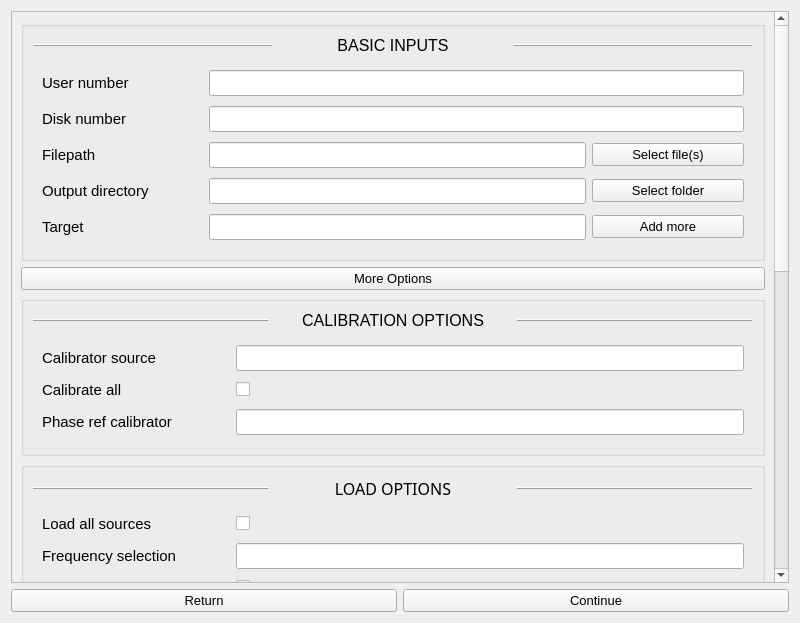
<?xml version="1.0" encoding="UTF-8"?>
<ui version="4.0">
 <class>manual_window</class>
 <widget class="QWidget" name="manual_window">
  <property name="geometry">
   <rect>
    <x>0</x>
    <y>0</y>
    <width>800</width>
    <height>623</height>
   </rect>
  </property>
  <property name="minimumSize">
   <size>
    <width>800</width>
    <height>500</height>
   </size>
  </property>
  <property name="windowTitle">
   <string>VIPCALs</string>
  </property>
  <layout class="QGridLayout" name="gridLayout">
   <item row="3" column="2">
    <widget class="QPushButton" name="continue_button">
     <property name="font">
      <font>
       <pointsize>10</pointsize>
      </font>
     </property>
     <property name="text">
      <string>Continue</string>
     </property>
    </widget>
   </item>
   <item row="3" column="1">
    <widget class="QPushButton" name="return_button">
     <property name="font">
      <font>
       <pointsize>10</pointsize>
      </font>
     </property>
     <property name="text">
      <string>Return</string>
     </property>
    </widget>
   </item>
   <item row="2" column="1" colspan="2">
    <widget class="QScrollArea" name="scrollArea">
     <property name="sizePolicy">
      <sizepolicy hsizetype="Expanding" vsizetype="Minimum">
       <horstretch>0</horstretch>
       <verstretch>0</verstretch>
      </sizepolicy>
     </property>
     <property name="widgetResizable">
      <bool>true</bool>
     </property>
     <widget class="QWidget" name="scrollAreaWidgetContents">
      <property name="geometry">
       <rect>
        <x>0</x>
        <y>0</y>
        <width>766</width>
        <height>1233</height>
       </rect>
      </property>
      <layout class="QVBoxLayout" name="verticalLayout_8">
       <item>
        <widget class="QGroupBox" name="basicgroup">
         <property name="sizePolicy">
          <sizepolicy hsizetype="Preferred" vsizetype="Fixed">
           <horstretch>0</horstretch>
           <verstretch>0</verstretch>
          </sizepolicy>
         </property>
         <property name="font">
          <font>
           <pointsize>11</pointsize>
           <bold>false</bold>
          </font>
         </property>
         <property name="title">
          <string/>
         </property>
         <property name="alignment">
          <set>Qt::AlignCenter</set>
         </property>
         <layout class="QVBoxLayout" name="verticalLayout">
          <property name="sizeConstraint">
           <enum>QLayout::SetNoConstraint</enum>
          </property>
          <item>
           <widget class="QWidget" name="basic_top" native="true">
            <property name="sizePolicy">
             <sizepolicy hsizetype="Preferred" vsizetype="Fixed">
              <horstretch>0</horstretch>
              <verstretch>0</verstretch>
             </sizepolicy>
            </property>
            <property name="minimumSize">
             <size>
              <width>0</width>
              <height>0</height>
             </size>
            </property>
            <layout class="QHBoxLayout" name="horizontalLayout">
             <property name="spacing">
              <number>0</number>
             </property>
             <property name="leftMargin">
              <number>0</number>
             </property>
             <property name="topMargin">
              <number>0</number>
             </property>
             <property name="rightMargin">
              <number>0</number>
             </property>
             <property name="bottomMargin">
              <number>0</number>
             </property>
             <item>
              <widget class="QFrame" name="basic_line_L">
               <property name="frameShape">
                <enum>QFrame::HLine</enum>
               </property>
               <property name="frameShadow">
                <enum>QFrame::Raised</enum>
               </property>
              </widget>
             </item>
             <item>
              <widget class="QLabel" name="basic_label">
               <property name="font">
                <font>
                 <pointsize>12</pointsize>
                 <bold>false</bold>
                </font>
               </property>
               <property name="text">
                <string>BASIC INPUTS</string>
               </property>
               <property name="alignment">
                <set>Qt::AlignCenter</set>
               </property>
              </widget>
             </item>
             <item>
              <widget class="QFrame" name="basic_line_R">
               <property name="frameShape">
                <enum>QFrame::HLine</enum>
               </property>
               <property name="frameShadow">
                <enum>QFrame::Raised</enum>
               </property>
              </widget>
             </item>
            </layout>
           </widget>
          </item>
          <item>
           <widget class="QWidget" name="basic_bottom" native="true">
            <property name="sizePolicy">
             <sizepolicy hsizetype="Preferred" vsizetype="Fixed">
              <horstretch>0</horstretch>
              <verstretch>0</verstretch>
             </sizepolicy>
            </property>
            <layout class="QGridLayout" name="gridLayout_3" columnstretch="3,7,1">
             <property name="verticalSpacing">
              <number>10</number>
             </property>
             <item row="5" column="1">
              <widget class="QLineEdit" name="output_line"/>
             </item>
             <item row="2" column="1" colspan="2">
              <widget class="QLineEdit" name="disk_line"/>
             </item>
             <item row="3" column="1">
              <widget class="QLineEdit" name="filepath_line"/>
             </item>
             <item row="2" column="0">
              <widget class="QLabel" name="disk_lbl">
               <property name="font">
                <font>
                 <pointsize>11</pointsize>
                 <bold>false</bold>
                </font>
               </property>
               <property name="text">
                <string>Disk number</string>
               </property>
              </widget>
             </item>
             <item row="3" column="2">
              <widget class="QPushButton" name="selectfile_btn">
               <property name="enabled">
                <bool>true</bool>
               </property>
               <property name="sizePolicy">
                <sizepolicy hsizetype="Expanding" vsizetype="Fixed">
                 <horstretch>0</horstretch>
                 <verstretch>0</verstretch>
                </sizepolicy>
               </property>
               <property name="maximumSize">
                <size>
                 <width>16777215</width>
                 <height>16777215</height>
                </size>
               </property>
               <property name="sizeIncrement">
                <size>
                 <width>0</width>
                 <height>0</height>
                </size>
               </property>
               <property name="font">
                <font>
                 <pointsize>10</pointsize>
                 <bold>false</bold>
                </font>
               </property>
               <property name="text">
                <string>          Select file(s)          </string>
               </property>
               <property name="iconSize">
                <size>
                 <width>16</width>
                 <height>16</height>
                </size>
               </property>
              </widget>
             </item>
             <item row="5" column="2">
              <widget class="QPushButton" name="selectdir_btn">
               <property name="sizePolicy">
                <sizepolicy hsizetype="Expanding" vsizetype="Fixed">
                 <horstretch>0</horstretch>
                 <verstretch>0</verstretch>
                </sizepolicy>
               </property>
               <property name="font">
                <font>
                 <pointsize>10</pointsize>
                 <bold>false</bold>
                </font>
               </property>
               <property name="text">
                <string>Select folder</string>
               </property>
              </widget>
             </item>
             <item row="0" column="1" colspan="2">
              <widget class="QLineEdit" name="userno_line"/>
             </item>
             <item row="3" column="0">
              <widget class="QLabel" name="filepath_lbl">
               <property name="font">
                <font>
                 <pointsize>11</pointsize>
                 <bold>false</bold>
                </font>
               </property>
               <property name="text">
                <string>Filepath</string>
               </property>
              </widget>
             </item>
             <item row="0" column="0">
              <widget class="QLabel" name="userno_lbl">
               <property name="font">
                <font>
                 <pointsize>11</pointsize>
                 <bold>false</bold>
                </font>
               </property>
               <property name="text">
                <string>User number</string>
               </property>
              </widget>
             </item>
             <item row="5" column="0">
              <widget class="QLabel" name="output_lbl">
               <property name="font">
                <font>
                 <pointsize>11</pointsize>
                 <bold>false</bold>
                </font>
               </property>
               <property name="text">
                <string>Output directory</string>
               </property>
              </widget>
             </item>
             <item row="6" column="0">
              <widget class="QLabel" name="target_lbl">
               <property name="font">
                <font>
                 <pointsize>11</pointsize>
                 <bold>false</bold>
                </font>
               </property>
               <property name="text">
                <string>Target</string>
               </property>
              </widget>
             </item>
             <item row="6" column="1">
              <widget class="QLineEdit" name="target_line"/>
             </item>
             <item row="6" column="2">
              <widget class="QPushButton" name="addmore_btn">
               <property name="font">
                <font>
                 <pointsize>10</pointsize>
                 <bold>false</bold>
                </font>
               </property>
               <property name="text">
                <string>Add more</string>
               </property>
              </widget>
             </item>
            </layout>
           </widget>
          </item>
         </layout>
        </widget>
       </item>
       <item>
        <widget class="QPushButton" name="more_options_btn">
         <property name="font">
          <font>
           <pointsize>10</pointsize>
          </font>
         </property>
         <property name="text">
          <string>More Options</string>
         </property>
        </widget>
       </item>
       <item>
        <spacer name="verticalSpacer">
         <property name="orientation">
          <enum>Qt::Vertical</enum>
         </property>
         <property name="sizeHint" stdset="0">
          <size>
           <width>20</width>
           <height>40</height>
          </size>
         </property>
        </spacer>
       </item>
       <item>
        <widget class="QGroupBox" name="calibbox">
         <property name="font">
          <font>
           <pointsize>11</pointsize>
           <bold>false</bold>
          </font>
         </property>
         <property name="title">
          <string/>
         </property>
         <property name="alignment">
          <set>Qt::AlignCenter</set>
         </property>
         <layout class="QVBoxLayout" name="verticalLayout_2">
          <item>
           <widget class="QWidget" name="calib_top" native="true">
            <layout class="QHBoxLayout" name="horizontalLayout_2">
             <property name="leftMargin">
              <number>0</number>
             </property>
             <property name="topMargin">
              <number>0</number>
             </property>
             <property name="rightMargin">
              <number>0</number>
             </property>
             <property name="bottomMargin">
              <number>0</number>
             </property>
             <item>
              <widget class="QFrame" name="calib_line_L">
               <property name="frameShape">
                <enum>QFrame::HLine</enum>
               </property>
               <property name="frameShadow">
                <enum>QFrame::Raised</enum>
               </property>
              </widget>
             </item>
             <item>
              <widget class="QLabel" name="calib_label">
               <property name="font">
                <font>
                 <pointsize>12</pointsize>
                 <bold>false</bold>
                </font>
               </property>
               <property name="text">
                <string>CALIBRATION OPTIONS</string>
               </property>
               <property name="alignment">
                <set>Qt::AlignCenter</set>
               </property>
              </widget>
             </item>
             <item>
              <widget class="QFrame" name="calib_line_R">
               <property name="frameShape">
                <enum>QFrame::HLine</enum>
               </property>
               <property name="frameShadow">
                <enum>QFrame::Raised</enum>
               </property>
              </widget>
             </item>
            </layout>
           </widget>
          </item>
          <item>
           <widget class="QWidget" name="calib_bottom" native="true">
            <layout class="QGridLayout" name="gridLayout_4" columnstretch="3,8,0">
             <property name="verticalSpacing">
              <number>10</number>
             </property>
             <item row="1" column="1">
              <widget class="QCheckBox" name="caliball_chck">
               <property name="text">
                <string/>
               </property>
              </widget>
             </item>
             <item row="1" column="0">
              <widget class="QLabel" name="caliball_lbl">
               <property name="font">
                <font>
                 <pointsize>11</pointsize>
                 <bold>false</bold>
                </font>
               </property>
               <property name="text">
                <string>Calibrate all</string>
               </property>
              </widget>
             </item>
             <item row="0" column="0">
              <widget class="QLabel" name="calsour_lbl">
               <property name="font">
                <font>
                 <pointsize>11</pointsize>
                 <bold>false</bold>
                </font>
               </property>
               <property name="text">
                <string>Calibrator source</string>
               </property>
              </widget>
             </item>
             <item row="2" column="0">
              <widget class="QLabel" name="phasref_lbl">
               <property name="font">
                <font>
                 <pointsize>11</pointsize>
                 <bold>false</bold>
                </font>
               </property>
               <property name="text">
                <string>Phase ref calibrator</string>
               </property>
              </widget>
             </item>
             <item row="0" column="1" colspan="2">
              <widget class="QLineEdit" name="calsour_line"/>
             </item>
             <item row="2" column="1" colspan="2">
              <widget class="QLineEdit" name="phasref_line"/>
             </item>
            </layout>
           </widget>
          </item>
         </layout>
        </widget>
       </item>
       <item>
        <widget class="QGroupBox" name="loadbox">
         <property name="font">
          <font>
           <pointsize>11</pointsize>
           <bold>false</bold>
          </font>
         </property>
         <property name="title">
          <string/>
         </property>
         <property name="alignment">
          <set>Qt::AlignCenter</set>
         </property>
         <layout class="QVBoxLayout" name="verticalLayout_3">
          <item>
           <widget class="QWidget" name="load_top" native="true">
            <layout class="QHBoxLayout" name="horizontalLayout_3">
             <property name="leftMargin">
              <number>0</number>
             </property>
             <property name="topMargin">
              <number>0</number>
             </property>
             <property name="rightMargin">
              <number>0</number>
             </property>
             <property name="bottomMargin">
              <number>0</number>
             </property>
             <item>
              <widget class="QFrame" name="load_line_L">
               <property name="frameShape">
                <enum>QFrame::HLine</enum>
               </property>
               <property name="frameShadow">
                <enum>QFrame::Raised</enum>
               </property>
              </widget>
             </item>
             <item>
              <widget class="QLabel" name="load_label">
               <property name="font">
                <font>
                 <family>Sans Serif</family>
                 <pointsize>12</pointsize>
                 <bold>false</bold>
                </font>
               </property>
               <property name="text">
                <string>LOAD OPTIONS</string>
               </property>
               <property name="alignment">
                <set>Qt::AlignCenter</set>
               </property>
              </widget>
             </item>
             <item>
              <widget class="QFrame" name="load_line_R">
               <property name="frameShape">
                <enum>QFrame::HLine</enum>
               </property>
               <property name="frameShadow">
                <enum>QFrame::Raised</enum>
               </property>
              </widget>
             </item>
            </layout>
           </widget>
          </item>
          <item>
           <widget class="QWidget" name="load_bottom" native="true">
            <layout class="QGridLayout" name="gridLayout_5" columnstretch="3,8,0">
             <property name="verticalSpacing">
              <number>10</number>
             </property>
             <item row="1" column="0">
              <widget class="QLabel" name="freqsel_lbl">
               <property name="sizePolicy">
                <sizepolicy hsizetype="Preferred" vsizetype="Preferred">
                 <horstretch>0</horstretch>
                 <verstretch>0</verstretch>
                </sizepolicy>
               </property>
               <property name="font">
                <font>
                 <pointsize>11</pointsize>
                 <bold>false</bold>
                </font>
               </property>
               <property name="text">
                <string>Frequency selection</string>
               </property>
              </widget>
             </item>
             <item row="0" column="0">
              <widget class="QLabel" name="loadall_lbl">
               <property name="font">
                <font>
                 <pointsize>11</pointsize>
                 <bold>false</bold>
                </font>
               </property>
               <property name="text">
                <string>Load all sources</string>
               </property>
              </widget>
             </item>
             <item row="2" column="1">
              <widget class="QCheckBox" name="subarray_chck">
               <property name="font">
                <font>
                 <pointsize>10</pointsize>
                 <bold>false</bold>
                </font>
               </property>
               <property name="text">
                <string/>
               </property>
              </widget>
             </item>
             <item row="2" column="0">
              <widget class="QLabel" name="subarray_lbl">
               <property name="font">
                <font>
                 <pointsize>11</pointsize>
                 <bold>false</bold>
                </font>
               </property>
               <property name="text">
                <string>Look for subarray</string>
               </property>
              </widget>
             </item>
             <item row="3" column="0">
              <widget class="QLabel" name="shift_lbl">
               <property name="font">
                <font>
                 <pointsize>11</pointsize>
                 <bold>false</bold>
                </font>
               </property>
               <property name="text">
                <string>Phase center shift</string>
               </property>
              </widget>
             </item>
             <item row="0" column="1" colspan="2">
              <widget class="QCheckBox" name="loadall_chck">
               <property name="text">
                <string/>
               </property>
              </widget>
             </item>
             <item row="1" column="1" colspan="2">
              <widget class="QLineEdit" name="freqsel_line"/>
             </item>
             <item row="3" column="1" colspan="2">
              <widget class="QLineEdit" name="shift_line"/>
             </item>
            </layout>
           </widget>
          </item>
         </layout>
        </widget>
       </item>
       <item>
        <widget class="QGroupBox" name="refantbox">
         <property name="font">
          <font>
           <pointsize>11</pointsize>
           <bold>false</bold>
          </font>
         </property>
         <property name="title">
          <string/>
         </property>
         <property name="alignment">
          <set>Qt::AlignCenter</set>
         </property>
         <layout class="QVBoxLayout" name="verticalLayout_4">
          <item>
           <widget class="QWidget" name="refant_top" native="true">
            <layout class="QHBoxLayout" name="horizontalLayout_4">
             <property name="leftMargin">
              <number>0</number>
             </property>
             <property name="topMargin">
              <number>0</number>
             </property>
             <property name="rightMargin">
              <number>0</number>
             </property>
             <property name="bottomMargin">
              <number>0</number>
             </property>
             <item>
              <widget class="QFrame" name="refant_line_L">
               <property name="font">
                <font>
                 <pointsize>10</pointsize>
                 <bold>false</bold>
                </font>
               </property>
               <property name="frameShape">
                <enum>QFrame::HLine</enum>
               </property>
               <property name="frameShadow">
                <enum>QFrame::Raised</enum>
               </property>
              </widget>
             </item>
             <item>
              <widget class="QLabel" name="refant_label">
               <property name="font">
                <font>
                 <pointsize>12</pointsize>
                 <bold>false</bold>
                </font>
               </property>
               <property name="text">
                <string>REFERENCE ANTENNA OPTIONS</string>
               </property>
               <property name="alignment">
                <set>Qt::AlignCenter</set>
               </property>
              </widget>
             </item>
             <item>
              <widget class="QFrame" name="refant_line_R">
               <property name="frameShape">
                <enum>QFrame::HLine</enum>
               </property>
               <property name="frameShadow">
                <enum>QFrame::Raised</enum>
               </property>
              </widget>
             </item>
            </layout>
           </widget>
          </item>
          <item>
           <widget class="QWidget" name="refant_bottom" native="true">
            <layout class="QGridLayout" name="gridLayout_6" rowstretch="1,1,1,1" columnstretch="3,8,0">
             <property name="verticalSpacing">
              <number>10</number>
             </property>
             <item row="2" column="0">
              <widget class="QLabel" name="centrant_lbl">
               <property name="font">
                <font>
                 <pointsize>11</pointsize>
                 <bold>false</bold>
                </font>
               </property>
               <property name="text">
                <string>Search central antennas</string>
               </property>
              </widget>
             </item>
             <item row="2" column="1">
              <widget class="QCheckBox" name="centrant_chck">
               <property name="text">
                <string/>
               </property>
              </widget>
             </item>
             <item row="0" column="0">
              <widget class="QLabel" name="refant_lbl">
               <property name="font">
                <font>
                 <pointsize>11</pointsize>
                 <bold>false</bold>
                </font>
               </property>
               <property name="text">
                <string>Reference antenna</string>
               </property>
              </widget>
             </item>
             <item row="1" column="0">
              <widget class="QLabel" name="priorant_lbl">
               <property name="font">
                <font>
                 <pointsize>11</pointsize>
                 <bold>false</bold>
                </font>
               </property>
               <property name="text">
                <string>Priority antennas</string>
               </property>
              </widget>
             </item>
             <item row="3" column="0">
              <widget class="QLabel" name="maxrefantscans_lbl">
               <property name="font">
                <font>
                 <pointsize>11</pointsize>
                 <bold>false</bold>
                </font>
               </property>
               <property name="text">
                <string>Maximum scans</string>
               </property>
              </widget>
             </item>
             <item row="3" column="1" colspan="2">
              <widget class="QLineEdit" name="maxrefantscans_line"/>
             </item>
             <item row="1" column="1" colspan="2">
              <widget class="QLineEdit" name="priorant_line"/>
             </item>
             <item row="0" column="1" colspan="2">
              <widget class="QLineEdit" name="refant_line"/>
             </item>
            </layout>
           </widget>
          </item>
         </layout>
        </widget>
       </item>
       <item>
        <widget class="QGroupBox" name="fringebox">
         <property name="font">
          <font>
           <pointsize>11</pointsize>
           <bold>false</bold>
          </font>
         </property>
         <property name="title">
          <string/>
         </property>
         <property name="alignment">
          <set>Qt::AlignCenter</set>
         </property>
         <layout class="QVBoxLayout" name="verticalLayout_5">
          <item>
           <widget class="QWidget" name="fringe_top" native="true">
            <layout class="QHBoxLayout" name="horizontalLayout_5">
             <property name="leftMargin">
              <number>0</number>
             </property>
             <property name="topMargin">
              <number>0</number>
             </property>
             <property name="rightMargin">
              <number>0</number>
             </property>
             <property name="bottomMargin">
              <number>0</number>
             </property>
             <item>
              <widget class="QFrame" name="fringe_line_L">
               <property name="frameShape">
                <enum>QFrame::HLine</enum>
               </property>
               <property name="frameShadow">
                <enum>QFrame::Raised</enum>
               </property>
              </widget>
             </item>
             <item>
              <widget class="QLabel" name="fringe_label">
               <property name="font">
                <font>
                 <pointsize>12</pointsize>
                 <bold>false</bold>
                </font>
               </property>
               <property name="text">
                <string>FRINGE FIT OPTIONS</string>
               </property>
               <property name="alignment">
                <set>Qt::AlignCenter</set>
               </property>
              </widget>
             </item>
             <item>
              <widget class="QFrame" name="fringe_line_R">
               <property name="frameShape">
                <enum>QFrame::HLine</enum>
               </property>
               <property name="frameShadow">
                <enum>QFrame::Raised</enum>
               </property>
              </widget>
             </item>
            </layout>
           </widget>
          </item>
          <item>
           <widget class="QWidget" name="fringe_bottom" native="true">
            <layout class="QGridLayout" name="gridLayout_7" rowstretch="0,0,0" columnstretch="3,8">
             <property name="verticalSpacing">
              <number>10</number>
             </property>
             <item row="0" column="1">
              <widget class="QLineEdit" name="solint_line"/>
             </item>
             <item row="0" column="0">
              <widget class="QLabel" name="solint_lbl">
               <property name="font">
                <font>
                 <pointsize>11</pointsize>
                 <bold>false</bold>
                </font>
               </property>
               <property name="text">
                <string>Fixed solution interval</string>
               </property>
              </widget>
             </item>
             <item row="1" column="0">
              <widget class="QLabel" name="minsolint_lbl">
               <property name="font">
                <font>
                 <pointsize>11</pointsize>
                 <bold>false</bold>
                </font>
               </property>
               <property name="text">
                <string>Min. solution interval</string>
               </property>
              </widget>
             </item>
             <item row="1" column="1">
              <widget class="QLineEdit" name="minsolint_line"/>
             </item>
             <item row="2" column="1">
              <widget class="QLineEdit" name="maxsolint_line"/>
             </item>
             <item row="2" column="0">
              <widget class="QLabel" name="maxsolint_lbl">
               <property name="font">
                <font>
                 <pointsize>11</pointsize>
                 <bold>false</bold>
                </font>
               </property>
               <property name="text">
                <string>Max. solution interval</string>
               </property>
              </widget>
             </item>
            </layout>
           </widget>
          </item>
         </layout>
        </widget>
       </item>
       <item>
        <widget class="QGroupBox" name="exportbox">
         <property name="font">
          <font>
           <pointsize>11</pointsize>
           <bold>false</bold>
          </font>
         </property>
         <property name="title">
          <string/>
         </property>
         <property name="alignment">
          <set>Qt::AlignCenter</set>
         </property>
         <layout class="QVBoxLayout" name="verticalLayout_6">
          <item>
           <widget class="QWidget" name="export_top" native="true">
            <layout class="QHBoxLayout" name="horizontalLayout_6">
             <property name="leftMargin">
              <number>0</number>
             </property>
             <property name="topMargin">
              <number>0</number>
             </property>
             <property name="rightMargin">
              <number>0</number>
             </property>
             <property name="bottomMargin">
              <number>0</number>
             </property>
             <item>
              <widget class="QFrame" name="export_line_L">
               <property name="frameShape">
                <enum>QFrame::HLine</enum>
               </property>
               <property name="frameShadow">
                <enum>QFrame::Raised</enum>
               </property>
              </widget>
             </item>
             <item>
              <widget class="QLabel" name="export_label">
               <property name="font">
                <font>
                 <pointsize>12</pointsize>
                 <bold>false</bold>
                </font>
               </property>
               <property name="text">
                <string>EXPORT OPTIONS</string>
               </property>
               <property name="alignment">
                <set>Qt::AlignCenter</set>
               </property>
              </widget>
             </item>
             <item>
              <widget class="QFrame" name="export_line_R">
               <property name="frameShape">
                <enum>QFrame::HLine</enum>
               </property>
               <property name="frameShadow">
                <enum>QFrame::Raised</enum>
               </property>
              </widget>
             </item>
            </layout>
           </widget>
          </item>
          <item>
           <widget class="QWidget" name="export_bottom" native="true">
            <layout class="QGridLayout" name="gridLayout_8" columnstretch="3,8">
             <property name="verticalSpacing">
              <number>10</number>
             </property>
             <item row="0" column="0">
              <widget class="QLabel" name="chanout_lbl">
               <property name="font">
                <font>
                 <pointsize>11</pointsize>
                 <bold>false</bold>
                </font>
               </property>
               <property name="text">
                <string>Channel out</string>
               </property>
              </widget>
             </item>
             <item row="0" column="1">
              <widget class="QComboBox" name="chanout_line"/>
             </item>
             <item row="1" column="0">
              <widget class="QLabel" name="edgeflag_lbl">
               <property name="font">
                <font>
                 <pointsize>11</pointsize>
                 <bold>false</bold>
                </font>
               </property>
               <property name="text">
                <string>Edge flagging</string>
               </property>
              </widget>
             </item>
             <item row="1" column="1">
              <widget class="QLineEdit" name="edgeflag_line"/>
             </item>
            </layout>
           </widget>
          </item>
         </layout>
        </widget>
       </item>
       <item>
        <widget class="QGroupBox" name="plotbox">
         <property name="font">
          <font>
           <pointsize>11</pointsize>
           <bold>false</bold>
          </font>
         </property>
         <property name="title">
          <string/>
         </property>
         <property name="alignment">
          <set>Qt::AlignCenter</set>
         </property>
         <layout class="QVBoxLayout" name="verticalLayout_7">
          <item>
           <widget class="QWidget" name="plot_top" native="true">
            <layout class="QHBoxLayout" name="horizontalLayout_7">
             <property name="leftMargin">
              <number>0</number>
             </property>
             <property name="topMargin">
              <number>0</number>
             </property>
             <property name="rightMargin">
              <number>0</number>
             </property>
             <property name="bottomMargin">
              <number>0</number>
             </property>
             <item>
              <widget class="QFrame" name="plot_line_L">
               <property name="frameShape">
                <enum>QFrame::HLine</enum>
               </property>
               <property name="frameShadow">
                <enum>QFrame::Raised</enum>
               </property>
              </widget>
             </item>
             <item>
              <widget class="QLabel" name="plot_label">
               <property name="font">
                <font>
                 <pointsize>12</pointsize>
                 <bold>false</bold>
                </font>
               </property>
               <property name="text">
                <string>PLOT OPTIONS</string>
               </property>
               <property name="alignment">
                <set>Qt::AlignCenter</set>
               </property>
              </widget>
             </item>
             <item>
              <widget class="QFrame" name="plot_line_R">
               <property name="frameShape">
                <enum>QFrame::HLine</enum>
               </property>
               <property name="frameShadow">
                <enum>QFrame::Raised</enum>
               </property>
              </widget>
             </item>
            </layout>
           </widget>
          </item>
          <item>
           <widget class="QWidget" name="plot_bottom" native="true">
            <layout class="QGridLayout" name="gridLayout_9" columnstretch="3,8">
             <property name="verticalSpacing">
              <number>10</number>
             </property>
             <item row="0" column="0">
              <widget class="QLabel" name="interactive_lbl">
               <property name="font">
                <font>
                 <pointsize>11</pointsize>
                 <bold>false</bold>
                </font>
               </property>
               <property name="text">
                <string>Interactive plots</string>
               </property>
              </widget>
             </item>
             <item row="0" column="1">
              <widget class="QCheckBox" name="interactive_chck">
               <property name="text">
                <string/>
               </property>
              </widget>
             </item>
            </layout>
           </widget>
          </item>
         </layout>
        </widget>
       </item>
      </layout>
     </widget>
    </widget>
   </item>
  </layout>
 </widget>
 <resources/>
 <connections/>
</ui>
